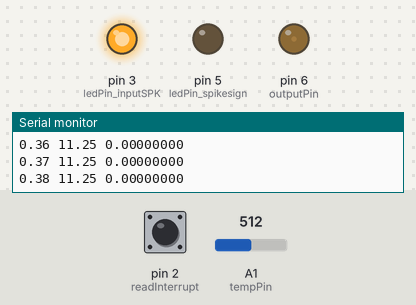
A sketch run on a simulated Arduino Uno, built with avr-gcc and run on an emulated ATmega328P. On the bench: output pins drawn as LEDs (lit = HIGH), the last lines printed to the serial monitor. Inputs (shaded band) come from the test bench; at power-on: A1 (tempPin) = 512, pin 2 (readInterrupt) LOW. Random numbers use the default seed unless the sketch sets one.

Above: at 1.2 s.
1.3 s: A1 (tempPin) set to 306
4.3 s: pin 2 (readInterrupt) pulled HIGH for 0.15 s
At 4.38 s:
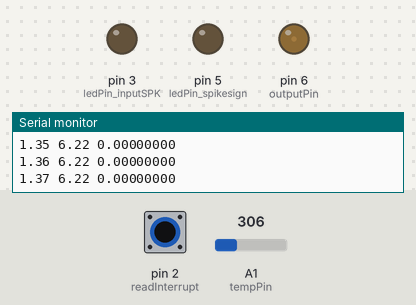
7.3 s: A1 (tempPin) set to 122
At 8.17 s:
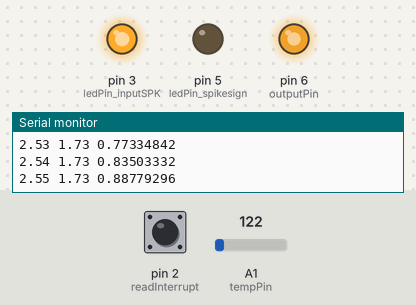
10.3 s: pin 2 (readInterrupt) pulled HIGH for 3.2 s
At 10.99 s:
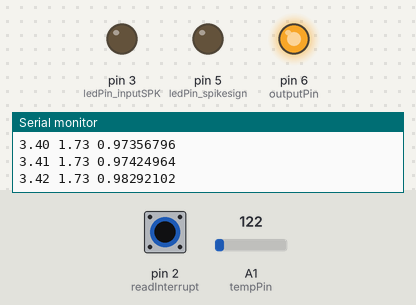
15.0 s: pin 2 (readInterrupt) pulled HIGH for 1 s
At 16.08 s:
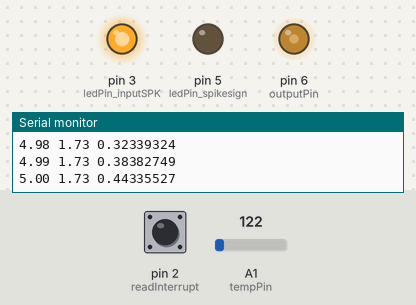
18.0 s: A1 (tempPin) set to 10
Timing chart, 0 to 22.0 s (numbered marks = the images above; inputs shaded):
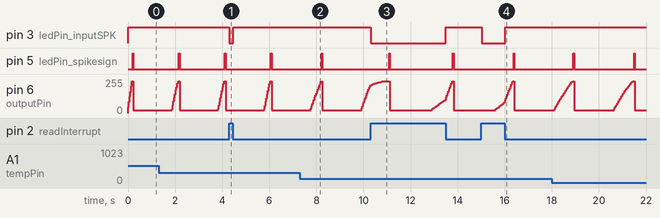

Measured:
- after the input at 4.3 s, pin 3 (ledPin_inputSPK): HIGH → LOW at once, → HIGH 0.16 s later
- after the input at 10.3 s, pin 3 (ledPin_inputSPK): HIGH → LOW at once, → HIGH 3.2 s later
- after the input at 15.0 s, pin 3 (ledPin_inputSPK): HIGH → LOW at once, → HIGH 1.0 s later
- by itself, pin 5 (ledPin_spikesign): alternates HIGH for 0.03 s and LOW for 2.7 s
- by itself, pin 6 (outputPin): ramps from 20/255 to 240/255 and jumps back, once every 2.7 s

The sketch:

LeakyIntegratino.ino
```cpp
// Integer
int t = 0;
double dt = 0.01;

double V0     = 0.0; // resting potential
double Vm     = 0.0; // membrane potential
double Vth    = 1.0; // threshold potential
double Vr     = 0.0; // resetting potential
double g      = 1.5; //
int inCurrent = 0;   // input current

double PulseAmplitude = 5.0; // amplitude of the button pulse
double noiseAmplitude = .8;  // noise amplitude
double R = 0;                // noise variable

// Spiked in the last t_rest period flag
double t_rest = 0.5;          // refractory period
double last_spike = -100.;    // last spike timing
boolean Not_Resting = true;   // refractory period flag


// Digital Pins setup
int ledPin_spikesign = 5;  // LED showing spikes
int readInterrupt    = 2;  // Probing pin
int ledPin_inputSPK  = 3;  // Output LED pin

// Temperature sensor
int tempPin = 1;        // Analog temperature sensor pin
int reading;            // Reading from sensor
float NersntEffectCons = 0.05;


// Analogical output
int outputPin = 6;


// Setting up the serial port
void setup()
{
// Setting up baud rate
  Serial.begin(9600);

// Sending a first message
  Serial.println("Powered on.");

// Setting up the role of each pin
  pinMode(readInterrupt, INPUT);
  pinMode(ledPin_inputSPK, OUTPUT);
  pinMode(ledPin_spikesign, OUTPUT);
  pinMode(outputPin, OUTPUT);
}

void loop()
{
  // Resetting variables
  digitalWrite(ledPin_spikesign, LOW);


  // Reading the temperature
  reading = analogRead(tempPin);
  // Conversion to Kelvin
  float Temp = ( reading / 1024.0 )*500 + 273;
  // Updating resting potential
  V0 = (Temp - 298)*NersntEffectCons;

  // Reading from the button
  inCurrent = 1 - digitalRead(readInterrupt);
  digitalWrite(ledPin_inputSPK, inCurrent);

  // Updating the input current
  double I = .2 + inCurrent*PulseAmplitude;

  // Updating the membrane potential
  if ( Not_Resting )
  {
    R = sqrt(-2*log(random(100)/100.))*cos(2*1.14*random(100)/100.);
    R = min(R,.5);
    R = max(R,-.5);
    Vm = Vm + dt*(V0 - g*Vm + I + noiseAmplitude*R);
  }
  else
  {
    // Ensuring a refractory period
    Vm = Vr;
    if ( t*dt - last_spike > t_rest )
    {
      Not_Resting = true;
    }
  }

  // Threshold condition
  if ( Vm >= Vth )
  {
    Vm = 2.0;
    Not_Resting = false;
    last_spike = t*dt;
    digitalWrite(ledPin_spikesign, HIGH);
  }

  t++;
  // Printing result through serial port
  Serial.print(t*dt, 2);
  Serial.print(" ");
  Serial.print(V0, 2);
  Serial.print(" ");
  Serial.println(Vm, 8);

  // Updating the analogical output (using PWM)
  analogWrite(outputPin, min(max(20,Vm*250),240) );

  delay(30);
}
```
